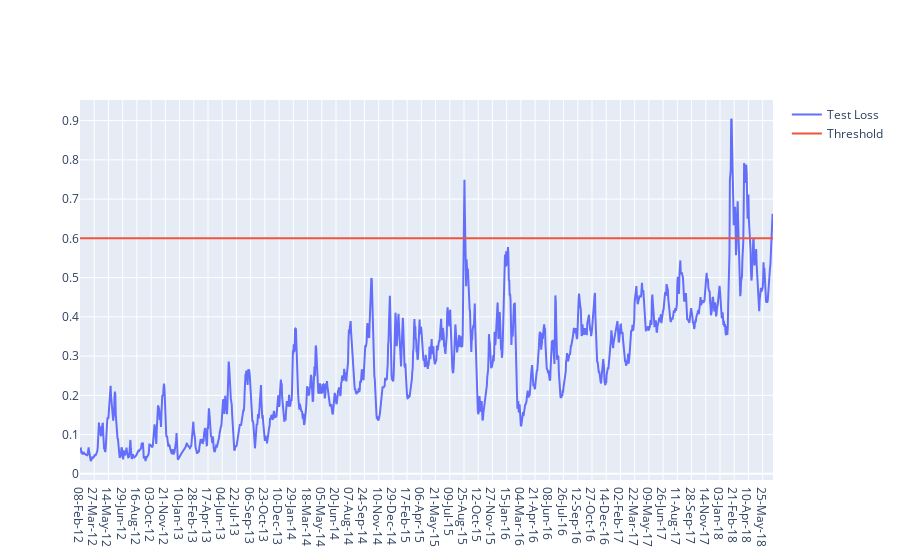

The notebook cell this image was saved under:
### Code cell
fig = go.Figure()
fig.add_trace(go.Scatter(x=test[timesteps:].date, y=test_score_df.loss, mode = "lines", name = "Test Loss"))
fig.add_trace(go.Scatter(x=test[timesteps:].date, y=test_score_df.threshold, mode = "lines", name = "Threshold"))
fig.update_layout(showlegend=True)
fig.update_layout(showlegend=True)
fig.show()

### Figure 1 — Plotly figure (JSON) as saved in the notebook; plotly's stock layout.template omitted (floating-point values rounded to 4 significant figures; data arrays with more than 128 entries replaced by an {"elided": "..."} marker saying what was removed)
{"data": [{"mode": "lines", "name": "Test Loss", "type": "scatter", "x": {"elided": "1609 str values"}, "y": {"elided": "1609 float values"}}, {"mode": "lines", "name": "Threshold", "type": "scatter", "x": {"elided": "1609 str values"}, "y": {"elided": "1609 float values"}}], "layout": {"showlegend": true}}
